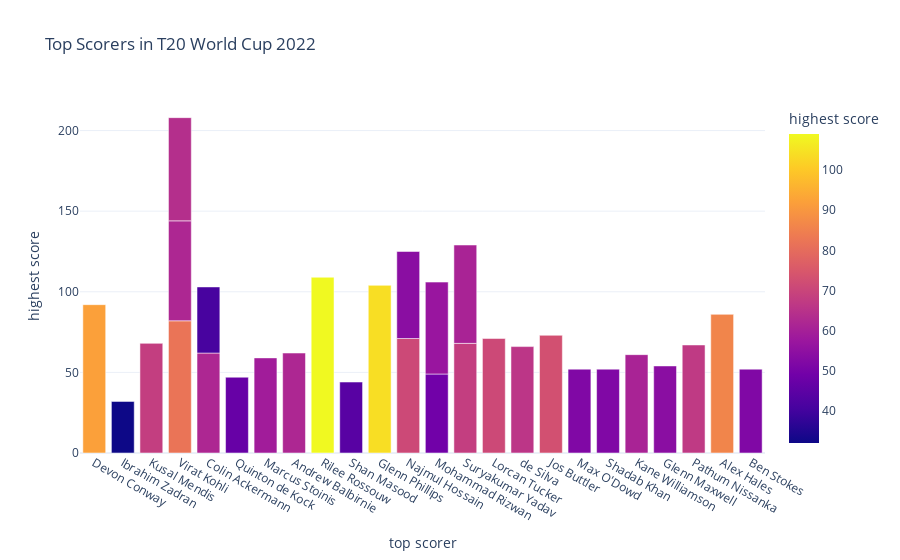

The code cell stored with this chart in its notebook:
### Markdown cell above
So in 17 matches, the teams decided to bat first, and in 13 matches, the teams chose to field first. Now let's have a look at the top scorers in the T20 World Cup 2022:

### Code cell
fig = px.bar(df, x = df["top scorer"],
             y= df["highest score"],
             color = df["highest score"],
             title = "Top Scorers in T20 World Cup 2022")
fig.show()

### Figure 1 — Plotly figure (JSON) as saved in the notebook; plotly's stock layout.template omitted (floating-point values rounded to 4 significant figures)
{"data": [{"alignmentgroup": "True", "hovertemplate": "top scorer=%{x}<br>highest score=%{marker.color}<extra></extra>", "legendgroup": "", "marker": {"color": [92, 32, 68, 82, 62, 47, 59, 62, null, 109, 62, 44, null, null, 104, 71, 49, 68, 71, 66, 73, 52, 64, 52, 61, 54, 67, 41, 54, 61, 57, 86, 52], "coloraxis": "coloraxis", "pattern": {"shape": ""}}, "name": "", "offsetgroup": "", "orientation": "v", "showlegend": false, "textposition": "auto", "type": "bar", "x": ["Devon Conway", "Ibrahim Zadran", "Kusal Mendis", "Virat Kohli", "Colin Ackermann", "Quinton de Kock", "Marcus Stoinis", "Andrew Balbirnie", null, "Rilee Rossouw", "Virat Kohli", "Shan Masood", null, null, "Glenn Phillips", "Najmul Hossain", "Mohammad Rizwan", "Suryakumar Yadav", "Lorcan Tucker", "de Silva", "Jos Buttler", "Max O'Dowd", "Virat Kohli", "Shadab Khan", "Kane Williamson", "Glenn Maxwell", "Pathum Nissanka", "Colin Ackermann", "Najmul Hossain", "Suryakumar Yadav", "Mohammad Rizwan", "Alex Hales", "Ben Stokes"], "xaxis": "x", "y": [92, 32, 68, 82, 62, 47, 59, 62, null, 109, 62, 44, null, null, 104, 71, 49, 68, 71, 66, 73, 52, 64, 52, 61, 54, 67, 41, 54, 61, 57, 86, 52], "yaxis": "y"}], "layout": {"barmode": "relative", "coloraxis": {"colorbar": {"title": {"text": "highest score"}}, "colorscale": [[0, "#0d0887"], [0.1111, "#46039f"], [0.2222, "#7201a8"], [0.3333, "#9c179e"], [0.4444, "#bd3786"], [0.5556, "#d8576b"], [0.6667, "#ed7953"], [0.7778, "#fb9f3a"], [0.8889, "#fdca26"], [1, "#f0f921"]]}, "legend": {"tracegroupgap": 0}, "title": {"text": "Top Scorers in T20 World Cup 2022"}, "xaxis": {"anchor": "y", "domain": [0, 1], "title": {"text": "top scorer"}}, "yaxis": {"anchor": "x", "domain": [0, 1], "title": {"text": "highest score"}}}}
